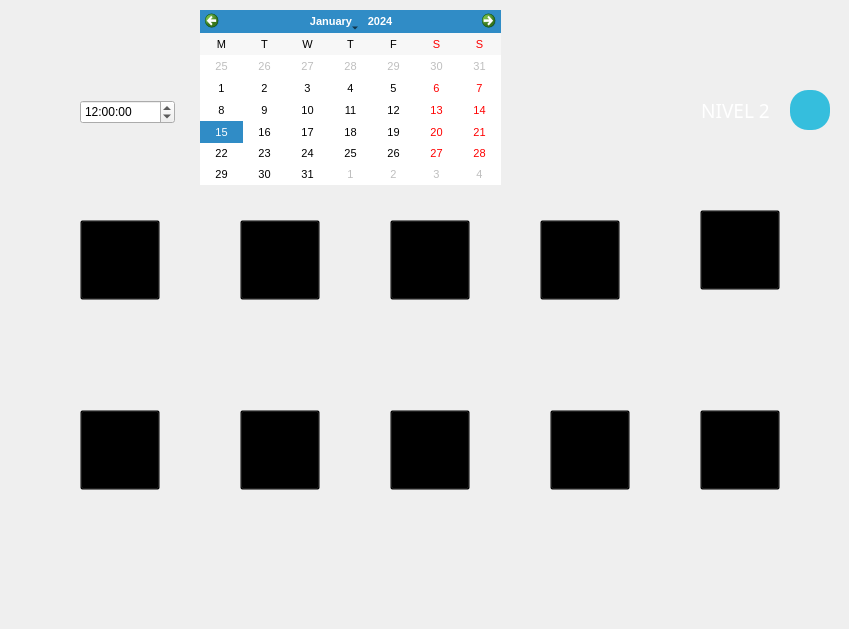
   <widget class="QWidget" name="Mapa">
    <widget class="QWidget" name="Estacionamiento" native="true">
     <property name="geometry">
      <rect>
       <x>10</x>
       <y>80</y>
       <width>830</width>
       <height>540</height>
      </rect>
     </property>
     <property name="sizePolicy">
      <sizepolicy hsizetype="Fixed" vsizetype="Fixed">
       <horstretch>0</horstretch>
       <verstretch>0</verstretch>
      </sizepolicy>
     </property>
     <property name="maximumSize">
      <size>
       <width>830</width>
       <height>730</height>
      </size>
     </property>
     <property name="styleSheet">
      <string notr="true">#Estacionamiento{
	border-image: url(:/Img/estacionamiento.png);}</string>
     </property>
     <widget class="QPushButton" name="L_1pushButton">
      <property name="geometry">
       <rect>
        <x>70</x>
        <y>140</y>
        <width>80</width>
        <height>80</height>
       </rect>
      </property>
      <property name="sizePolicy">
       <sizepolicy hsizetype="Fixed" vsizetype="Fixed">
        <horstretch>0</horstretch>
        <verstretch>0</verstretch>
       </sizepolicy>
      </property>
      <property name="maximumSize">
       <size>
        <width>80</width>
        <height>80</height>
       </size>
      </property>
      <property name="styleSheet">
       <string notr="true">border-image: url(:/Img/mas (1).png);
background-color: transparent;</string>
      </property>
      <property name="text">
       <string/>
      </property>
     </widget>
     <widget class="QPushButton" name="L_7pushButton">
      <property name="geometry">
       <rect>
        <x>230</x>
        <y>330</y>
        <width>80</width>
        <height>80</height>
       </rect>
      </property>
      <property name="sizePolicy">
       <sizepolicy hsizetype="Fixed" vsizetype="Fixed">
        <horstretch>0</horstretch>
        <verstretch>0</verstretch>
       </sizepolicy>
      </property>
      <property name="maximumSize">
       <size>
        <width>80</width>
        <height>80</height>
       </size>
      </property>
      <property name="styleSheet">
       <string notr="true">border-image: url(:/Img/mas (1).png);
background-color: transparent;</string>
      </property>
      <property name="text">
       <string/>
      </property>
     </widget>
     <widget class="QPushButton" name="L_10pushButton">
      <property name="geometry">
       <rect>
        <x>690</x>
        <y>330</y>
        <width>80</width>
        <height>80</height>
       </rect>
      </property>
      <property name="sizePolicy">
       <sizepolicy hsizetype="Fixed" vsizetype="Fixed">
        <horstretch>0</horstretch>
        <verstretch>0</verstretch>
       </sizepolicy>
      </property>
      <property name="maximumSize">
       <size>
        <width>80</width>
        <height>80</height>
       </size>
      </property>
      <property name="styleSheet">
       <string notr="true">border-image: url(:/Img/mas (1).png);
background-color: transparent;</string>
      </property>
      <property name="text">
       <string/>
      </property>
     </widget>
     <widget class="QPushButton" name="L_9pushButton">
      <property name="geometry">
       <rect>
        <x>540</x>
        <y>330</y>
        <width>80</width>
        <height>80</height>
       </rect>
      </property>
      <property name="sizePolicy">
       <sizepolicy hsizetype="Fixed" vsizetype="Fixed">
        <horstretch>0</horstretch>
        <verstretch>0</verstretch>
       </sizepolicy>
      </property>
      <property name="maximumSize">
       <size>
        <width>80</width>
        <height>80</height>
       </size>
      </property>
      <property name="styleSheet">
       <string notr="true">border-image: url(:/Img/mas (1).png);
background-color: transparent;</string>
      </property>
      <property name="text">
       <string/>
      </property>
     </widget>
     <widget class="QPushButton" name="L_8pushButton">
      <property name="geometry">
       <rect>
        <x>380</x>
        <y>330</y>
        <width>80</width>
        <height>80</height>
       </rect>
      </property>
      <property name="sizePolicy">
       <sizepolicy hsizetype="Fixed" vsizetype="Fixed">
        <horstretch>0</horstretch>
        <verstretch>0</verstretch>
       </sizepolicy>
      </property>
      <property name="maximumSize">
       <size>
        <width>80</width>
        <height>80</height>
       </size>
      </property>
      <property name="styleSheet">
       <string notr="true">border-image: url(:/Img/mas (1).png);
background-color: transparent;</string>
      </property>
      <property name="text">
       <string/>
      </property>
     </widget>
     <widget class="QPushButton" name="L_6pushButton">
      <property name="geometry">
       <rect>
        <x>70</x>
        <y>330</y>
        <width>80</width>
        <height>80</height>
       </rect>
      </property>
      <property name="sizePolicy">
       <sizepolicy hsizetype="Fixed" vsizetype="Fixed">
        <horstretch>0</horstretch>
        <verstretch>0</verstretch>
       </sizepolicy>
      </property>
      <property name="maximumSize">
       <size>
        <width>80</width>
        <height>80</height>
       </size>
      </property>
      <property name="styleSheet">
       <string notr="true">border-image: url(:/Img/mas (1).png);
background-color: transparent;</string>
      </property>
      <property name="text">
       <string/>
      </property>
     </widget>
     <widget class="QPushButton" name="L_5pushButton">
      <property name="geometry">
       <rect>
        <x>690</x>
        <y>130</y>
        <width>80</width>
        <height>80</height>
       </rect>
      </property>
      <property name="sizePolicy">
       <sizepolicy hsizetype="Fixed" vsizetype="Fixed">
        <horstretch>0</horstretch>
        <verstretch>0</verstretch>
       </sizepolicy>
      </property>
      <property name="maximumSize">
       <size>
        <width>80</width>
        <height>80</height>
       </size>
      </property>
      <property name="styleSheet">
       <string notr="true">border-image: url(:/Img/mas (1).png);
background-color: transparent;</string>
      </property>
      <property name="text">
       <string/>
      </property>
     </widget>
     <widget class="QPushButton" name="L_4pushButton">
      <property name="geometry">
       <rect>
        <x>530</x>
        <y>140</y>
        <width>80</width>
        <height>80</height>
       </rect>
      </property>
      <property name="sizePolicy">
       <sizepolicy hsizetype="Fixed" vsizetype="Fixed">
        <horstretch>0</horstretch>
        <verstretch>0</verstretch>
       </sizepolicy>
      </property>
      <property name="maximumSize">
       <size>
        <width>80</width>
        <height>80</height>
       </size>
      </property>
      <property name="styleSheet">
       <string notr="true">border-image: url(:/Img/mas (1).png);
background-color: transparent;</string>
      </property>
      <property name="text">
       <string/>
      </property>
     </widget>
     <widget class="QPushButton" name="L_3pushButton">
      <property name="geometry">
       <rect>
        <x>380</x>
        <y>140</y>
        <width>80</width>
        <height>80</height>
       </rect>
      </property>
      <property name="sizePolicy">
       <sizepolicy hsizetype="Fixed" vsizetype="Fixed">
        <horstretch>0</horstretch>
        <verstretch>0</verstretch>
       </sizepolicy>
      </property>
      <property name="maximumSize">
       <size>
        <width>80</width>
        <height>80</height>
       </size>
      </property>
      <property name="styleSheet">
       <string notr="true">border-image: url(:/Img/mas (1).png);
background-color: transparent;</string>
      </property>
      <property name="text">
       <string/>
      </property>
     </widget>
     <widget class="QPushButton" name="L_2pushButton">
      <property name="geometry">
       <rect>
        <x>230</x>
        <y>140</y>
        <width>80</width>
        <height>80</height>
       </rect>
      </property>
      <property name="sizePolicy">
       <sizepolicy hsizetype="Fixed" vsizetype="Fixed">
        <horstretch>0</horstretch>
        <verstretch>0</verstretch>
       </sizepolicy>
      </property>
      <property name="maximumSize">
       <size>
        <width>80</width>
        <height>80</height>
       </size>
      </property>
      <property name="styleSheet">
       <string notr="true">border-image: url(:/Img/mas (1).png);
background-color: transparent;</string>
      </property>
      <property name="text">
       <string/>
      </property>
     </widget>
     <widget class="QLabel" name="label_5">
      <property name="geometry">
       <rect>
        <x>670</x>
        <y>20</y>
        <width>111</width>
        <height>21</height>
       </rect>
      </property>
      <property name="font">
       <font>
        <family>Microsoft YaHei</family>
        <pointsize>14</pointsize>
       </font>
      </property>
      <property name="styleSheet">
       <string notr="true">color: rgb(255, 255, 255);</string>
      </property>
      <property name="text">
       <string>NIVEL 2</string>
      </property>
      <property name="alignment">
       <set>Qt::AlignCenter</set>
      </property>
     </widget>
     <widget class="QPushButton" name="Nivel3_pushButton">
      <property name="geometry">
       <rect>
        <x>780</x>
        <y>10</y>
        <width>40</width>
        <height>40</height>
       </rect>
      </property>
      <property name="sizePolicy">
       <sizepolicy hsizetype="Fixed" vsizetype="Fixed">
        <horstretch>0</horstretch>
        <verstretch>0</verstretch>
       </sizepolicy>
      </property>
      <property name="minimumSize">
       <size>
        <width>40</width>
        <height>0</height>
       </size>
      </property>
      <property name="maximumSize">
       <size>
        <width>40</width>
        <height>40</height>
       </size>
      </property>
      <property name="styleSheet">
       <string notr="true">QPushButton{
border-width: 0px;
border-radius: 18px;
background-color: rgb(53, 190, 221);
}

QPushButton:hover{
	background-color: rgb(154,158,218);
    border-radius: 18px;
	color: black;
    selection-color: white;  
    padding: 2px 4px;}


</string>
      </property>
      <property name="text">
       <string/>
      </property>
      <property name="icon">
       <iconset resource="IMAGENES/IMG.qrc">
        <normaloff>:/Img/adelante.png</normaloff>:/Img/adelante.png</iconset>
      </property>
      <property name="iconSize">
       <size>
        <width>40</width>
        <height>40</height>
       </size>
      </property>
     </widget>
     <widget class="QTimeEdit" name="H_llegadatimeEdit_2">
      <property name="geometry">
       <rect>
        <x>70</x>
        <y>20</y>
        <width>95</width>
        <height>24</height>
       </rect>
      </property>
      <property name="sizePolicy">
       <sizepolicy hsizetype="Fixed" vsizetype="Fixed">
        <horstretch>0</horstretch>
        <verstretch>0</verstretch>
       </sizepolicy>
      </property>
      <property name="dateTime">
       <datetime>
        <hour>12</hour>
        <minute>0</minute>
        <second>0</second>
        <year>2000</year>
        <month>1</month>
        <day>2</day>
       </datetime>
      </property>
      <property name="time">
       <time>
        <hour>12</hour>
        <minute>0</minute>
        <second>0</second>
       </time>
      </property>
     </widget>
    </widget>
    <widget class="QCalendarWidget" name="calendarWidget_2">
     <property name="geometry">
      <rect>
       <x>200</x>
       <y>10</y>
       <width>301</width>
       <height>175</height>
      </rect>
     </property>
     <property name="sizePolicy">
      <sizepolicy hsizetype="Ignored" vsizetype="Fixed">
       <horstretch>0</horstretch>
       <verstretch>0</verstretch>
      </sizepolicy>
     </property>
     <property name="maximumSize">
      <size>
       <width>450</width>
       <height>400</height>
      </size>
     </property>
     <property name="font">
      <font>
       <pointsize>8</pointsize>
      </font>
     </property>
     <property name="horizontalHeaderFormat">
      <enum>QCalendarWidget::SingleLetterDayNames</enum>
     </property>
     <property name="verticalHeaderFormat">
      <enum>QCalendarWidget::NoVerticalHeader</enum>
     </property>
     <property name="navigationBarVisible">
      <bool>true</bool>
     </property>
     <property name="dateEditEnabled">
      <bool>true</bool>
     </property>
    </widget>
   </widget>
